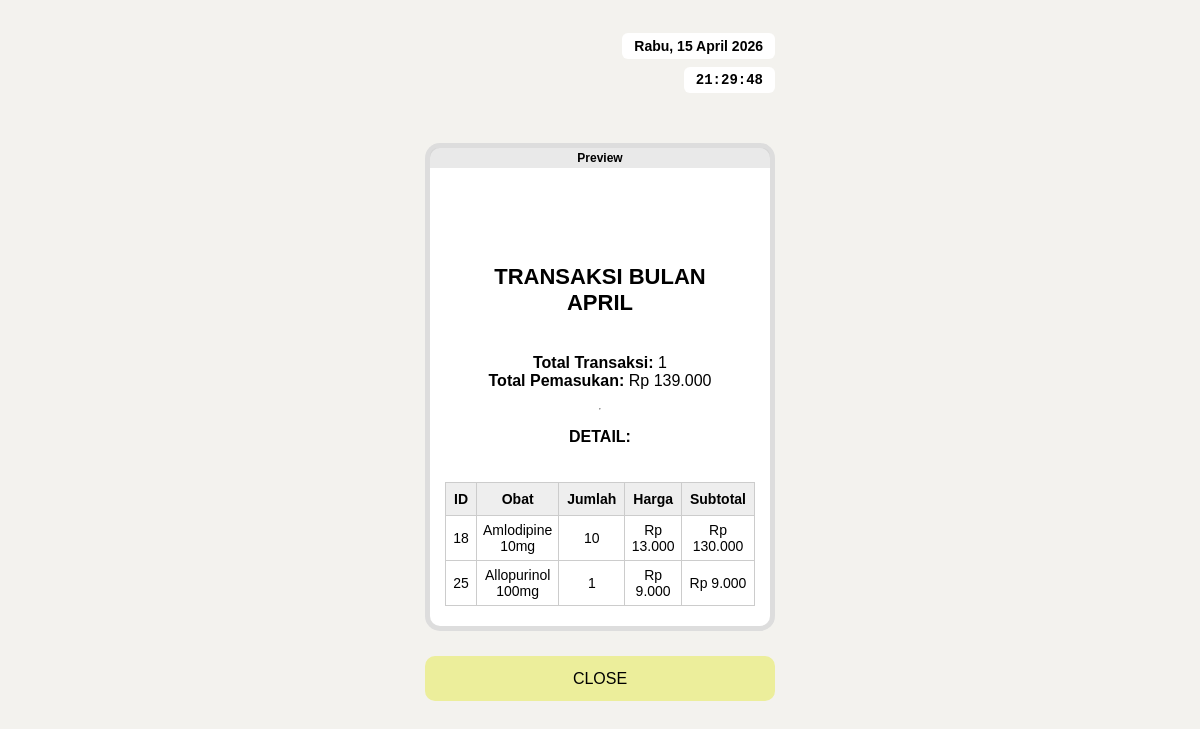
The app's page /cek_laporan_transaksi.php?id=22 (signed in) with its own data.
### tables this page shows
CREATE TABLE `riwayat_transaksi_kasir` (
  `id` int(100) NOT NULL,
  `nama_dokumen` varchar(300) NOT NULL,
  `tanggal` date NOT NULL,
  `jam` timestamp NOT NULL DEFAULT current_timestamp() ON UPDATE current_timestamp(),
  `file_path` varchar(300) DEFAULT NULL
);

### cek_laporan_transaksi.php (the view, shortened to what this page needs)
<?php
include "koneksi.php";
$id = $_GET['id'] ?? 0;
$data_dokumen = mysqli_fetch_assoc(mysqli_query($conn,
    "SELECT * FROM riwayat_transaksi_kasir WHERE id='$id'"
));
$file = $data_dokumen['file_path'];
$isi = file_get_contents($file);
$lines = explode("\n", $isi);
$total_transaksi = 0;
$total_pemasukan = 0;
$detail = [];
foreach($lines as $line){
    if(strpos($line,"Total transaksi") !== false){
        $total_transaksi = trim(explode(":", $line)[1]);
    }
    if(strpos($line,"Total pemasukan") !== false){
        $total_pemasukan = trim(explode(":", $line)[1]);
    }
    if(preg_match('/^\d+ \|/', $line)){
        $d = explode("|", $line);
        $detail[] = [
            "id_detail" => trim($d[0]),
            "id_obat" => trim($d[1]),
            "jumlah" => trim($d[2]),
            "harga" => trim($d[3]),
            "subtotal" => trim($d[4]),
        ];
    }
}
$tanggal = $data_dokumen['tanggal'];
$bulan = strtoupper(date("F", strtotime($tanggal)));
?>
<!DOCTYPE html>
<html>
<head>
<link rel="stylesheet" href="css/cek_laporan_transaksi.css">
</head>
<body>
<br>
<div class="container">
<div class="top-bar">
    <div class="top-text">
        <div id="dayDate" class="line1"></div>
        <div id="clock" class="line2"></div>
    </div>
</div>
<div class="preview-wrapper">
    <div class="preview-paper">
        <div class="preview-header">Preview</div>
        <br><br>
        <h2>
            TRANSAKSI BULAN <br> <?= $bulan ?>
        </h2>
        <br>
        <p><strong>Total Transaksi:</strong> <?= $total_transaksi ?></p>
        <p><strong>Total Pemasukan:</strong> Rp <?= number_format($total_pemasukan,0,',','.') ?></p>
        <br><hr><br>
        <strong>DETAIL:</strong><br><br>
       <div style="padding:0 20px 20px 20px;">
<table style="width:100%; border-collapse:collapse; font-size:14px;">
            <tr style="background:#eee;">
                <th style="padding:8px; border:1px solid #ccc;">ID</th>
                <th style="padding:8px; border:1px solid #ccc;">Obat</th>
                <th style="padding:8px; border:1px solid #ccc;">Jumlah</th>
                <th style="padding:8px; border:1px solid #ccc;">Harga</th>
                <th style="padding:8px; border:1px solid #ccc;">Subtotal</th>
            </tr>
            <?php foreach($detail as $d): ?>
            <tr>
                <td style="padding:6px; border:1px solid #ccc;"><?= $d['id_detail'] ?></td>
                <td style="padding:6px; border:1px solid #ccc;"><?= $d['id_obat'] ?></td>
                <td style="padding:6px; border:1px solid #ccc;"><?= $d['jumlah'] ?></td>
                <td style="padding:6px; border:1px solid #ccc;">Rp <?= number_format($d['harga'],0,',','.') ?></td>
                <td style="padding:6px; border:1px solid #ccc;">Rp <?= number_format($d['subtotal'],0,',','.') ?></td>
            </tr>
            <?php endforeach; ?>
        </table>
</div>
    </div>
</div>
<div style="margin-top:20px;">
    <button onclick="window.history.back()" class="btn-kirim">
        CLOSE
    </button>
</div>
</div>
</body>
</html>

### css/cek_laporan_transaksi.css (style rules this page uses)
* { margin:0; padding:0; box-sizing:border-box; }
body { background:#f3f2ee; font-family:Arial,sans-serif; }
.container { max-width:380px; margin:auto; padding:15px; }
.top-bar { display:flex; justify-content:flex-end; margin-bottom:50px; }
.top-text { display:flex; flex-direction:column; align-items:flex-end; gap:8px; }
.line1 { background:#ffffff; padding:5px 12px; border-radius:6px; font-size:14px; font-weight:bold; }
.line2 { background:#ffffff; padding:5px 12px; border-radius:6px; font-size:14px; font-weight:bold; font-family:monospace; }
.preview-wrapper { background:#ddd; padding:5px; border-radius:15px; margin-bottom:25px; }
.preview-paper { background:#fff; min-height:470px; max-width:350px; border-radius:10px; display:flex; flex-direction:column; align-items:center; justify-content:flex-start; text-align:center; }
.preview-header { width:100%; height:20px; background:rgba(200,200,200,0.4); display:flex; justify-content:center; align-items:center; font-size:12px; font-weight:600; border-radius:8px 8px 0 0; margin-bottom:60px; }
.preview-paper h2 { font-size:22px; margin-bottom:20px; }
.btn-kirim { width:100%; height:45px; border:none; background:#ecee9b; border-radius:10px; font-size:16px; }

### records on screen
riwayat_transaksi_kasir: tanggal "APRIL", file_path "1", file_path "139.000"

### other values on screen
$d['id_detail'] "18"
$d['id_obat'] "Amlodipine 10mg"
$d['jumlah'] "10"
$d['harga'] "13.000"
$d['subtotal'] "130.000"
$d['id_detail'] "25"
$d['id_obat'] "Allopurinol 100mg"
$d['jumlah'] "1"
$d['harga'] "9.000"
$d['subtotal'] "9.000"
